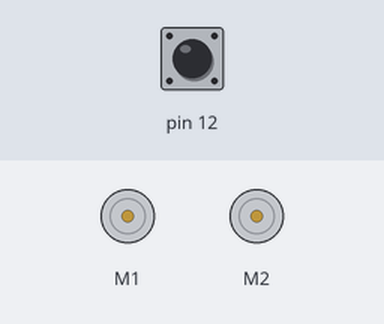
Simulated run of this sketch. Board: Arduino Uno, built with avr-gcc and run on an emulated ATmega328P. On the bench: 2 × DC motor (green arrow = forward, orange = backward, longer = faster). The inputs (shaded band) are chosen by the test bench; at power-on: pin 12 HIGH.

Above: at 1.2 s.
1.3 s: pin 12 pulled LOW for 0.15 s
At 2.7 s:
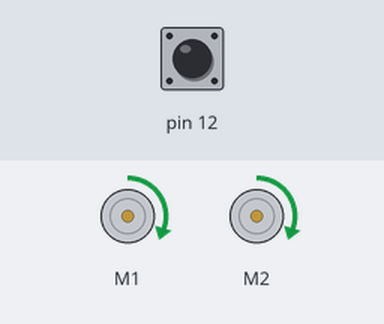
At 3.7 s:
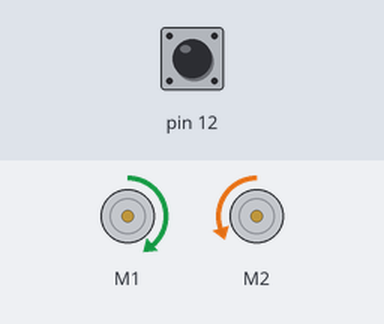
7.4 s: pin 12 pulled LOW for 1 s
At 12.3 s:
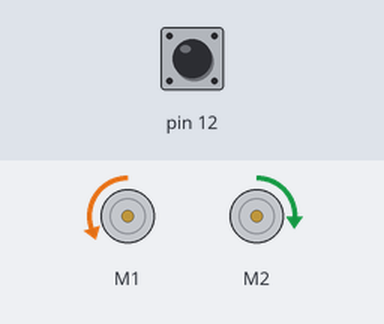
Timing chart, 0 to 16.4 s (numbered marks = the images above; inputs shaded):
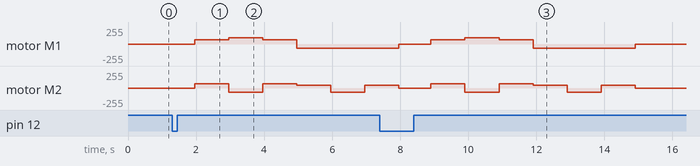

The sketch:

test.ino
```cpp
#include <Pushbutton.h>
#include <ZumoMotors.h>
// Example code for PLab Zumo libary:
// API:
// void forward(int _speed, int length);
// void backward(int _speed, int _length);
// void turnRight(int _speed, int degrees);
// void turnLeft(int _speed, int degrees);
//
// Dag Svanæs 2015, IDI, NTNU

Pushbutton button(ZUMO_BUTTON);
ZumoMotors motors;
int zumoSpeed = 400;  // Speed is 200 for all operations in this example

void setup()
{


}

void loop()   // Draw a triangle. 45, 90, 45 degrees...
{


  button.waitForButton();
  delay(500);
  motors.setSpeeds(100,100); //set left and right motor speed
  delay(1000);
  motors.setSpeeds(150,-100);
  delay(1000);
  motors.setSpeeds(100,100);
  delay(1000);
  motors.setSpeeds(-100,70);
  delay(1000);
  motors.setSpeeds(-100,-100);
  delay(1000);
  motors.setSpeeds(-100,70);
  delay(1000);
  motors.setSpeeds(0,0);
}
```

Measured:
- after the input at 1.3 s, motor M1: stopped → forward 63/255 after 0.65 s, → forward 95/255 1.0 s later, → forward 63/255 1.0 s later, → backward 63/255 1.0 s later; motor M2: stopped → forward 63/255 after 0.65 s, → backward 63/255 1.0 s later, → forward 63/255 1.0 s later, → forward 44/255 1.0 s later, … (6 changes in this stretch)
